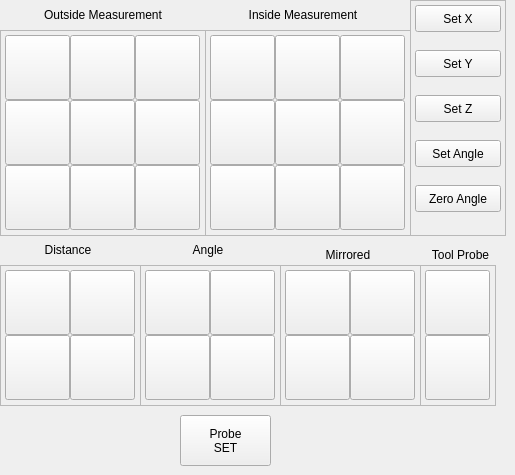
    <widget class="QWidget" name="tab_5">
     <attribute name="title">
      <string>Probe</string>
     </attribute>
     <widget class="QFrame" name="frame_7">
      <property name="geometry">
       <rect>
        <x>0</x>
        <y>30</y>
        <width>206</width>
        <height>206</height>
       </rect>
      </property>
      <property name="frameShape">
       <enum>QFrame::StyledPanel</enum>
      </property>
      <property name="frameShadow">
       <enum>QFrame::Raised</enum>
      </property>
      <widget class="QPushButton" name="probe_XminusYplus">
       <property name="geometry">
        <rect>
         <x>5</x>
         <y>5</y>
         <width>65</width>
         <height>65</height>
        </rect>
       </property>
       <property name="text">
        <string/>
       </property>
      </widget>
      <widget class="QPushButton" name="probe_XminusYminus">
       <property name="geometry">
        <rect>
         <x>5</x>
         <y>135</y>
         <width>65</width>
         <height>65</height>
        </rect>
       </property>
       <property name="text">
        <string/>
       </property>
      </widget>
      <widget class="QPushButton" name="probe_Xminus">
       <property name="geometry">
        <rect>
         <x>135</x>
         <y>70</y>
         <width>65</width>
         <height>65</height>
        </rect>
       </property>
       <property name="text">
        <string/>
       </property>
       <property name="function" stdset="0">
        <string>mdi</string>
       </property>
       <property name="command" stdset="0">
        <string>o&lt;p_right_m&gt; call</string>
       </property>
      </widget>
      <widget class="QPushButton" name="probe_Yminus">
       <property name="geometry">
        <rect>
         <x>70</x>
         <y>5</y>
         <width>65</width>
         <height>65</height>
        </rect>
       </property>
       <property name="text">
        <string/>
       </property>
       <property name="function" stdset="0">
        <string>mdi</string>
       </property>
       <property name="command" stdset="0">
        <string>o&lt;p_back_m&gt; call</string>
       </property>
      </widget>
      <widget class="QPushButton" name="probe_wk_center">
       <property name="geometry">
        <rect>
         <x>70</x>
         <y>70</y>
         <width>65</width>
         <height>65</height>
        </rect>
       </property>
       <property name="text">
        <string/>
       </property>
       <property name="function" stdset="0">
        <string>mdi</string>
       </property>
       <property name="command" stdset="0">
        <string>o&lt;p_bar_m&gt; call</string>
       </property>
      </widget>
      <widget class="QPushButton" name="probe_XplusYminus">
       <property name="geometry">
        <rect>
         <x>135</x>
         <y>135</y>
         <width>65</width>
         <height>65</height>
        </rect>
       </property>
       <property name="text">
        <string/>
       </property>
      </widget>
      <widget class="QPushButton" name="probe_XplusYplus">
       <property name="geometry">
        <rect>
         <x>135</x>
         <y>5</y>
         <width>65</width>
         <height>65</height>
        </rect>
       </property>
       <property name="text">
        <string/>
       </property>
      </widget>
      <widget class="QPushButton" name="probe_Yplus">
       <property name="geometry">
        <rect>
         <x>70</x>
         <y>135</y>
         <width>65</width>
         <height>65</height>
        </rect>
       </property>
       <property name="text">
        <string/>
       </property>
       <property name="function" stdset="0">
        <string>mdi</string>
       </property>
       <property name="command" stdset="0">
        <string>o&lt;p_front_m&gt; call</string>
       </property>
      </widget>
      <widget class="QPushButton" name="probe_Xplus">
       <property name="geometry">
        <rect>
         <x>5</x>
         <y>70</y>
         <width>65</width>
         <height>65</height>
        </rect>
       </property>
       <property name="text">
        <string/>
       </property>
       <property name="function" stdset="0">
        <string>mdi</string>
       </property>
       <property name="command" stdset="0">
        <string>o&lt;p_left_m&gt;  call</string>
       </property>
      </widget>
     </widget>
     <widget class="QFrame" name="frame_8">
      <property name="geometry">
       <rect>
        <x>205</x>
        <y>30</y>
        <width>206</width>
        <height>206</height>
       </rect>
      </property>
      <property name="frameShape">
       <enum>QFrame::StyledPanel</enum>
      </property>
      <property name="frameShadow">
       <enum>QFrame::Raised</enum>
      </property>
      <widget class="QPushButton" name="probe_inXminusYplus">
       <property name="geometry">
        <rect>
         <x>5</x>
         <y>5</y>
         <width>65</width>
         <height>65</height>
        </rect>
       </property>
       <property name="text">
        <string/>
       </property>
      </widget>
      <widget class="QPushButton" name="probe_inXminusYminus">
       <property name="geometry">
        <rect>
         <x>5</x>
         <y>135</y>
         <width>65</width>
         <height>65</height>
        </rect>
       </property>
       <property name="text">
        <string/>
       </property>
      </widget>
      <widget class="QPushButton" name="probe_inXminus">
       <property name="geometry">
        <rect>
         <x>5</x>
         <y>70</y>
         <width>65</width>
         <height>65</height>
        </rect>
       </property>
       <property name="text">
        <string/>
       </property>
       <property name="function" stdset="0">
        <string>mdi</string>
       </property>
       <property name="command" stdset="0">
        <string>o&lt;p_right_m&gt; call</string>
       </property>
      </widget>
      <widget class="QPushButton" name="probe_inYminus">
       <property name="geometry">
        <rect>
         <x>70</x>
         <y>135</y>
         <width>65</width>
         <height>65</height>
        </rect>
       </property>
       <property name="text">
        <string/>
       </property>
       <property name="function" stdset="0">
        <string>mdi</string>
       </property>
       <property name="command" stdset="0">
        <string>o&lt;p_back_m&gt;  call</string>
       </property>
      </widget>
      <widget class="QPushButton" name="probe_inhole">
       <property name="geometry">
        <rect>
         <x>70</x>
         <y>70</y>
         <width>65</width>
         <height>65</height>
        </rect>
       </property>
       <property name="text">
        <string/>
       </property>
       <property name="function" stdset="0">
        <string>mdi</string>
       </property>
       <property name="command" stdset="0">
        <string>o&lt;p_hole_m&gt;  call</string>
       </property>
      </widget>
      <widget class="QPushButton" name="probe_inYplus">
       <property name="geometry">
        <rect>
         <x>70</x>
         <y>5</y>
         <width>65</width>
         <height>65</height>
        </rect>
       </property>
       <property name="text">
        <string/>
       </property>
       <property name="function" stdset="0">
        <string>mdi</string>
       </property>
       <property name="command" stdset="0">
        <string>o&lt;p_front_m&gt; call</string>
       </property>
      </widget>
      <widget class="QPushButton" name="probe_inXplus">
       <property name="geometry">
        <rect>
         <x>135</x>
         <y>70</y>
         <width>65</width>
         <height>65</height>
        </rect>
       </property>
       <property name="text">
        <string/>
       </property>
       <property name="function" stdset="0">
        <string>mdi</string>
       </property>
       <property name="command" stdset="0">
        <string>o&lt;p_left_m&gt;  call</string>
       </property>
      </widget>
      <widget class="QPushButton" name="probe_inXplusYminus">
       <property name="geometry">
        <rect>
         <x>135</x>
         <y>135</y>
         <width>65</width>
         <height>65</height>
        </rect>
       </property>
       <property name="text">
        <string/>
       </property>
      </widget>
      <widget class="QPushButton" name="probe_inXplusYplus">
       <property name="geometry">
        <rect>
         <x>135</x>
         <y>5</y>
         <width>65</width>
         <height>65</height>
        </rect>
       </property>
       <property name="text">
        <string/>
       </property>
      </widget>
     </widget>
     <widget class="QLabel" name="label_41">
      <property name="geometry">
       <rect>
        <x>25</x>
        <y>5</y>
        <width>156</width>
        <height>19</height>
       </rect>
      </property>
      <property name="text">
       <string>Outside Measurement</string>
      </property>
      <property name="alignment">
       <set>Qt::AlignCenter</set>
      </property>
     </widget>
     <widget class="QLabel" name="label_43">
      <property name="geometry">
       <rect>
        <x>230</x>
        <y>5</y>
        <width>146</width>
        <height>19</height>
       </rect>
      </property>
      <property name="text">
       <string>Inside Measurement</string>
      </property>
      <property name="alignment">
       <set>Qt::AlignCenter</set>
      </property>
     </widget>
     <widget class="QLabel" name="label_21">
      <property name="geometry">
       <rect>
        <x>310</x>
        <y>245</y>
        <width>76</width>
        <height>19</height>
       </rect>
      </property>
      <property name="text">
       <string>Mirrored</string>
      </property>
      <property name="alignment">
       <set>Qt::AlignCenter</set>
      </property>
     </widget>
     <widget class="QFrame" name="frame_6">
      <property name="geometry">
       <rect>
        <x>140</x>
        <y>265</y>
        <width>141</width>
        <height>141</height>
       </rect>
      </property>
      <property name="frameShape">
       <enum>QFrame::StyledPanel</enum>
      </property>
      <property name="frameShadow">
       <enum>QFrame::Raised</enum>
      </property>
      <widget class="QPushButton" name="probe_p_angle_x_plus">
       <property name="geometry">
        <rect>
         <x>5</x>
         <y>5</y>
         <width>65</width>
         <height>65</height>
        </rect>
       </property>
       <property name="text">
        <string/>
       </property>
       <property name="function" stdset="0">
        <string>mdi</string>
       </property>
       <property name="command" stdset="0">
        <string>o&lt;p_angle_x_plus_m&gt; call</string>
       </property>
      </widget>
      <widget class="QPushButton" name="probe_p_angle_x_minus">
       <property name="geometry">
        <rect>
         <x>70</x>
         <y>70</y>
         <width>65</width>
         <height>65</height>
        </rect>
       </property>
       <property name="text">
        <string/>
       </property>
       <property name="function" stdset="0">
        <string>mdi</string>
       </property>
       <property name="command" stdset="0">
        <string>o&lt;p_angle_x_minus_m&gt;  call</string>
       </property>
      </widget>
      <widget class="QPushButton" name="probe_p_angle_y_plus">
       <property name="geometry">
        <rect>
         <x>5</x>
         <y>70</y>
         <width>65</width>
         <height>65</height>
        </rect>
       </property>
       <property name="text">
        <string/>
       </property>
       <property name="function" stdset="0">
        <string>mdi</string>
       </property>
       <property name="command" stdset="0">
        <string>o&lt;p_angle_y_plus_m&gt;  call</string>
       </property>
      </widget>
      <widget class="QPushButton" name="probe_p_angle_y_minus">
       <property name="geometry">
        <rect>
         <x>70</x>
         <y>5</y>
         <width>65</width>
         <height>65</height>
        </rect>
       </property>
       <property name="text">
        <string/>
       </property>
       <property name="function" stdset="0">
        <string>mdi</string>
       </property>
       <property name="command" stdset="0">
        <string>o&lt;p_angle_y_minus_m&gt; call</string>
       </property>
      </widget>
     </widget>
     <widget class="QFrame" name="frame_5">
      <property name="geometry">
       <rect>
        <x>0</x>
        <y>265</y>
        <width>141</width>
        <height>141</height>
       </rect>
      </property>
      <property name="frameShape">
       <enum>QFrame::StyledPanel</enum>
      </property>
      <property name="frameShadow">
       <enum>QFrame::Raised</enum>
      </property>
      <widget class="QPushButton" name="probe_p_lx_in">
       <property name="geometry">
        <rect>
         <x>5</x>
         <y>5</y>
         <width>65</width>
         <height>65</height>
        </rect>
       </property>
       <property name="text">
        <string/>
       </property>
       <property name="function" stdset="0">
        <string>mdi</string>
       </property>
       <property name="command" stdset="0">
        <string>o&lt;p_lx_in_m&gt; call</string>
       </property>
      </widget>
      <widget class="QPushButton" name="probe_p_ly_out">
       <property name="geometry">
        <rect>
         <x>70</x>
         <y>70</y>
         <width>65</width>
         <height>65</height>
        </rect>
       </property>
       <property name="text">
        <string/>
       </property>
       <property name="function" stdset="0">
        <string>mdi</string>
       </property>
       <property name="command" stdset="0">
        <string>o&lt;p_ly_out_m&gt;  call</string>
       </property>
      </widget>
      <widget class="QPushButton" name="probe_p_ly_in">
       <property name="geometry">
        <rect>
         <x>5</x>
         <y>70</y>
         <width>65</width>
         <height>65</height>
        </rect>
       </property>
       <property name="text">
        <string/>
       </property>
       <property name="function" stdset="0">
        <string>mdi</string>
       </property>
       <property name="command" stdset="0">
        <string>o&lt;p_ly_in_m&gt;  call</string>
       </property>
      </widget>
      <widget class="QPushButton" name="probe_p_lx_out">
       <property name="geometry">
        <rect>
         <x>70</x>
         <y>5</y>
         <width>65</width>
         <height>65</height>
        </rect>
       </property>
       <property name="text">
        <string/>
       </property>
       <property name="function" stdset="0">
        <string>mdi</string>
       </property>
       <property name="command" stdset="0">
        <string>o&lt;p_lx_out_m&gt; call</string>
       </property>
      </widget>
     </widget>
     <widget class="QFrame" name="frame_9">
      <property name="geometry">
       <rect>
        <x>280</x>
        <y>265</y>
        <width>141</width>
        <height>141</height>
       </rect>
      </property>
      <property name="frameShape">
       <enum>QFrame::StyledPanel</enum>
      </property>
      <property name="frameShadow">
       <enum>QFrame::Raised</enum>
      </property>
      <widget class="QPushButton" name="probe_p_angle_y_minus_flip">
       <property name="geometry">
        <rect>
         <x>5</x>
         <y>5</y>
         <width>65</width>
         <height>65</height>
        </rect>
       </property>
       <property name="text">
        <string/>
       </property>
       <property name="function" stdset="0">
        <string>mdi</string>
       </property>
       <property name="command" stdset="0">
        <string>o&lt;p_angle_y_minus_m_flip&gt; call</string>
       </property>
      </widget>
      <widget class="QPushButton" name="probe_p_angle_y_plus_flip">
       <property name="geometry">
        <rect>
         <x>70</x>
         <y>70</y>
         <width>65</width>
         <height>65</height>
        </rect>
       </property>
       <property name="text">
        <string/>
       </property>
       <property name="function" stdset="0">
        <string>mdi</string>
       </property>
       <property name="command" stdset="0">
        <string>o&lt;p_angle_y_plus_m_flip&gt;  call</string>
       </property>
      </widget>
      <widget class="QPushButton" name="probe_p_angle_x_minus_flip">
       <property name="geometry">
        <rect>
         <x>5</x>
         <y>70</y>
         <width>65</width>
         <height>65</height>
        </rect>
       </property>
       <property name="text">
        <string/>
       </property>
       <property name="function" stdset="0">
        <string>mdi</string>
       </property>
       <property name="command" stdset="0">
        <string>o&lt;p_angle_x_minus_m_flip&gt;  call</string>
       </property>
      </widget>
      <widget class="QPushButton" name="probe_p_angle_x_plus_flip">
       <property name="geometry">
        <rect>
         <x>70</x>
         <y>5</y>
         <width>65</width>
         <height>65</height>
        </rect>
       </property>
       <property name="text">
        <string/>
       </property>
       <property name="function" stdset="0">
        <string>mdi</string>
       </property>
       <property name="command" stdset="0">
        <string>o&lt;p_angle_x_plus_m_flip&gt; call</string>
       </property>
      </widget>
     </widget>
     <widget class="QLabel" name="label_19">
      <property name="geometry">
       <rect>
        <x>170</x>
        <y>240</y>
        <width>76</width>
        <height>19</height>
       </rect>
      </property>
      <property name="text">
       <string>Angle</string>
      </property>
      <property name="alignment">
       <set>Qt::AlignCenter</set>
      </property>
     </widget>
     <widget class="QLabel" name="label_17">
      <property name="geometry">
       <rect>
        <x>30</x>
        <y>240</y>
        <width>76</width>
        <height>19</height>
       </rect>
      </property>
      <property name="text">
       <string>Distance</string>
      </property>
      <property name="alignment">
       <set>Qt::AlignCenter</set>
      </property>
     </widget>
     <widget class="QFrame" name="frame_3">
      <property name="geometry">
       <rect>
        <x>410</x>
        <y>0</y>
        <width>96</width>
        <height>236</height>
       </rect>
      </property>
      <property name="frameShape">
       <enum>QFrame::StyledPanel</enum>
      </property>
      <property name="frameShadow">
       <enum>QFrame::Raised</enum>
      </property>
      <widget class="QPushButton" name="set_X">
       <property name="geometry">
        <rect>
         <x>5</x>
         <y>5</y>
         <width>86</width>
         <height>27</height>
        </rect>
       </property>
       <property name="toolTip">
        <string>Zero X offset to the current position</string>
       </property>
       <property name="text">
        <string>Set X</string>
       </property>
       <property name="function" stdset="0">
        <string>mdi</string>
       </property>
       <property name="command" stdset="0">
        <string>G10 L20 P0 X 0</string>
       </property>
      </widget>
      <widget class="QPushButton" name="set_Y">
       <property name="geometry">
        <rect>
         <x>5</x>
         <y>50</y>
         <width>86</width>
         <height>27</height>
        </rect>
       </property>
       <property name="toolTip">
        <string>Zero Y offset to the current position</string>
       </property>
       <property name="text">
        <string>Set Y</string>
       </property>
       <property name="function" stdset="0">
        <string>mdi</string>
       </property>
       <property name="command" stdset="0">
        <string>G10 L20 P0 Y 0</string>
       </property>
      </widget>
      <widget class="QPushButton" name="set_Z">
       <property name="geometry">
        <rect>
         <x>5</x>
         <y>95</y>
         <width>86</width>
         <height>27</height>
        </rect>
       </property>
       <property name="toolTip">
        <string>Zero Z offset to the current position</string>
       </property>
       <property name="text">
        <string>Set Z</string>
       </property>
       <property name="function" stdset="0">
        <string>mdi</string>
       </property>
       <property name="command" stdset="0">
        <string>G10 L20 P0 Z 0</string>
       </property>
      </widget>
      <widget class="QPushButton" name="set_angle">
       <property name="geometry">
        <rect>
         <x>5</x>
         <y>140</y>
         <width>86</width>
         <height>27</height>
        </rect>
       </property>
       <property name="toolTip">
        <string>Set coordinate offset angle after probing.</string>
       </property>
       <property name="text">
        <string>Set Angle</string>
       </property>
       <property name="function" stdset="0">
        <string>mdi</string>
       </property>
       <property name="command" stdset="0">
        <string>G10 L2 P0  R#1005</string>
       </property>
      </widget>
      <widget class="QPushButton" name="zero_angle">
       <property name="geometry">
        <rect>
         <x>5</x>
         <y>185</y>
         <width>86</width>
         <height>27</height>
        </rect>
       </property>
       <property name="toolTip">
        <string>Return Coordinates to zero after angle offset.</string>
       </property>
       <property name="text">
        <string>Zero Angle</string>
       </property>
       <property name="function" stdset="0">
        <string>mdi</string>
       </property>
       <property name="command" stdset="0">
        <string>G10 L2 P0  R0</string>
       </property>
      </widget>
     </widget>
     <widget class="QLabel" name="label_44">
      <property name="geometry">
       <rect>
        <x>420</x>
        <y>245</y>
        <width>81</width>
        <height>19</height>
       </rect>
      </property>
      <property name="text">
       <string>Tool Probe</string>
      </property>
      <property name="alignment">
       <set>Qt::AlignCenter</set>
      </property>
     </widget>
     <widget class="QFrame" name="probe_frame_10">
      <property name="geometry">
       <rect>
        <x>420</x>
        <y>265</y>
        <width>76</width>
        <height>141</height>
       </rect>
      </property>
      <property name="frameShape">
       <enum>QFrame::StyledPanel</enum>
      </property>
      <property name="frameShadow">
       <enum>QFrame::Raised</enum>
      </property>
      <widget class="QPushButton" name="probe_ts_height">
       <property name="geometry">
        <rect>
         <x>5</x>
         <y>70</y>
         <width>65</width>
         <height>65</height>
        </rect>
       </property>
       <property name="text">
        <string/>
       </property>
      </widget>
      <widget class="QPushButton" name="probe_workpiece_height">
       <property name="geometry">
        <rect>
         <x>5</x>
         <y>5</y>
         <width>65</width>
         <height>65</height>
        </rect>
       </property>
       <property name="text">
        <string/>
       </property>
       <property name="function" stdset="0">
        <string>mdi</string>
       </property>
       <property name="command" stdset="0">
        <string>o&lt;p_top_m&gt; call</string>
       </property>
      </widget>
     </widget>
     <widget class="QPushButton" name="trigger_probe">
      <property name="geometry">
       <rect>
        <x>180</x>
        <y>415</y>
        <width>91</width>
        <height>51</height>
       </rect>
      </property>
      <property name="toolTip">
       <string>&lt;html&gt;&lt;head/&gt;&lt;body&gt;&lt;p&gt;A simulated probe trip button. &lt;/p&gt;&lt;/body&gt;&lt;/html&gt;</string>
      </property>
      <property name="text">
       <string>Probe 
SET</string>
      </property>
      <property name="function" stdset="0">
       <string>hal_pin</string>
      </property>
      <property name="pin_name" stdset="0">
       <string>probe_trigger_pin</string>
      </property>
      <property name="hal_type" stdset="0">
       <string>HAL_BIT</string>
      </property>
      <property name="hal_dir" stdset="0">
       <string>HAL_OUT</string>
      </property>
     </widget>
    </widget>
